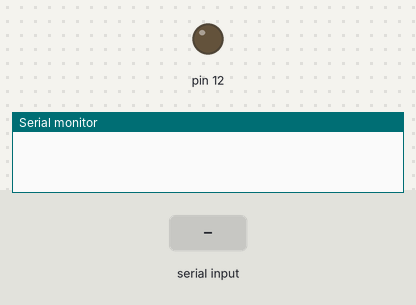
The sketch below on a simulated Arduino Uno, built for the host (arithmetic inside an expression is 32-bit, double 64-bit). Shown: output pins drawn as LEDs (lit = HIGH), the last lines printed to the serial monitor. Dashed ring = blinking. The test bench sets the inputs (shaded band). Pins used as bus, display or sensor lines are not drawn.

Above: at 0.0 s.
At 4.2 s:
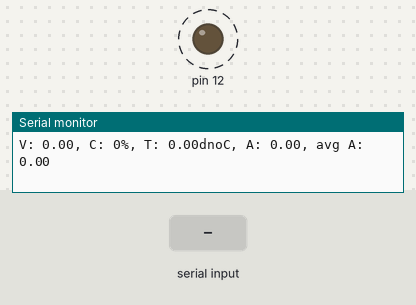
4.3 s: "2" received over Serial
Timing chart, 0 to 11.8 s (numbered marks = the images above; inputs shaded):
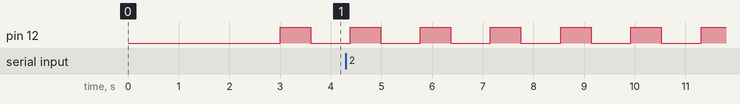

Measured:
- by itself, pin 12: alternates HIGH for 0.60 s and LOW for 0.78 s

The sketch:

read_battery.ino
```cpp
#include "Arduino.h"
#include "Torqeedo.h"

#define DATA_UPDATE_INTERVAL 25

uint32_t BattUpdateTime;

Torqeedo Battery1(TORQEEDO1_RXEN, TORQEEDO1_DXEN, TORQEEDO1_ON, 1);
//Torqeedo Battery1(TORQEEDO2_RXEN, TORQEEDO2_DXEN, TORQEEDO2_ON, 2);
int averageCurr[10] = {0};
int32_t totalCurr = 0;
int currIdx = 0;

void setup()
{
	Serial.begin(115200);

	Battery1.init();
	Serial.flush();
	BattUpdateTime = millis();
}

void loop()
{
	Battery1.checkBatteryConnected();
	Battery1.checkBatteryOnOff();
	Battery1.readMessage();

	if (Serial.available()){
		char temp = Serial.read();
		switch (temp){
		case '0':
			Battery1.onBattery(false);
			break;

		case '1':
			Battery1.onBattery(true);
			break;

		default:
			//error
			Serial.println("Serial input error");
			break;
		}
	}

	//
	// REQUEST FOR DATA UPDATE AT FIXED TIME INTERVAL only if battery not toggling
	//
	if (!Battery1.powerSeq) {
		if (millis() < BattUpdateTime)
		{
			BattUpdateTime = millis();
		}
		if ( millis() - BattUpdateTime > DATA_UPDATE_INTERVAL)
		{
			Battery1.requestUpdate();
			BattUpdateTime = millis();
			/*Serial.print("V: ");
			Serial.print(Battery1.battData.voltage);
			Serial.print(" C1: ");
			Serial.print(Battery1.battData.voltCell1);
			Serial.print(" C2: ");
			Serial.print(Battery1.battData.voltCell2);
			Serial.print(" C3: ");
			Serial.print(Battery1.battData.voltCell3);
			Serial.print(" C4: ");
			Serial.print(Battery1.battData.voltCell4);
			Serial.print(" C5: ");
			Serial.print(Battery1.battData.voltCell5);
			Serial.print(" C6: ");
			Serial.print(Battery1.battData.voltCell6);
			Serial.print(" C7: ");
			Serial.println(Battery1.battData.voltCell7);*/
			Serial.print("V: ");
			Serial.print(Battery1.getVoltage()/10.0);
			Serial.print(", C: ");
			Serial.print(Battery1.getCapacity());
			Serial.print("%, T: ");
			Serial.print(Battery1.getTemperature()/10.0);
			Serial.print("dnoC, A: ");
			int16_t temp = Battery1.getCurrent();
			Serial.print(temp/10.0);
			totalCurr -= averageCurr[currIdx];
			averageCurr[currIdx] = temp;
			totalCurr += averageCurr[currIdx];
			currIdx++;
			currIdx %= 10;
			Serial.print(", avg A: ");
			Serial.println((totalCurr/100.0));
		}
	}
}
```

.ino.cpp
```cpp
#ifdef __IN_ECLIPSE__
//This is a automatic generated file
//Please do not modify this file
//If you touch this file your change will be overwritten during the next build
//This file has been generated on 2017-08-28 22:40:30

#include "Arduino.h"
#include "Arduino.h"
#include "Torqeedo.h"
void setup() ;
void loop() ;

#include "rs485_test.ino"


#endif
```
